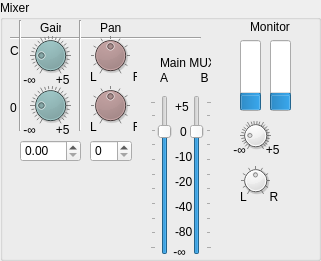
     <widget class="QGroupBox" name="Mixer">
      <property name="geometry">
       <rect>
        <x>100</x>
        <y>310</y>
        <width>321</width>
        <height>261</height>
       </rect>
      </property>
      <property name="title">
       <string>Mixer</string>
      </property>
      <widget class="QLabel" name="label_8">
       <property name="geometry">
        <rect>
         <x>40</x>
         <y>20</y>
         <width>21</width>
         <height>16</height>
        </rect>
       </property>
       <property name="text">
        <string>Gain</string>
       </property>
      </widget>
      <widget class="QLabel" name="label_9">
       <property name="geometry">
        <rect>
         <x>100</x>
         <y>20</y>
         <width>21</width>
         <height>16</height>
        </rect>
       </property>
       <property name="text">
        <string>Pan</string>
       </property>
      </widget>
      <widget class="QLabel" name="label_10">
       <property name="geometry">
        <rect>
         <x>10</x>
         <y>40</y>
         <width>16</width>
         <height>21</height>
        </rect>
       </property>
       <property name="text">
        <string>C</string>
       </property>
      </widget>
      <widget class="Line" name="line">
       <property name="geometry">
        <rect>
         <x>10</x>
         <y>30</y>
         <width>191</width>
         <height>16</height>
        </rect>
       </property>
       <property name="orientation">
        <enum>Qt::Horizontal</enum>
       </property>
      </widget>
      <widget class="Line" name="line_2">
       <property name="geometry">
        <rect>
         <x>10</x>
         <y>20</y>
         <width>20</width>
         <height>111</height>
        </rect>
       </property>
       <property name="orientation">
        <enum>Qt::Vertical</enum>
       </property>
      </widget>
      <widget class="Line" name="line_3">
       <property name="geometry">
        <rect>
         <x>70</x>
         <y>20</y>
         <width>20</width>
         <height>111</height>
        </rect>
       </property>
       <property name="orientation">
        <enum>Qt::Vertical</enum>
       </property>
      </widget>
      <widget class="QLabel" name="label_11">
       <property name="geometry">
        <rect>
         <x>10</x>
         <y>100</y>
         <width>16</width>
         <height>16</height>
        </rect>
       </property>
       <property name="text">
        <string>0</string>
       </property>
      </widget>
      <widget class="QDoubleSpinBox" name="gain_spinbox_double">
       <property name="geometry">
        <rect>
         <x>20</x>
         <y>140</y>
         <width>61</width>
         <height>22</height>
        </rect>
       </property>
      </widget>
      <widget class="QSpinBox" name="pan_spinbox">
       <property name="geometry">
        <rect>
         <x>90</x>
         <y>140</y>
         <width>42</width>
         <height>22</height>
        </rect>
       </property>
      </widget>
      <widget class="QDial" name="c_gain">
       <property name="geometry">
        <rect>
         <x>30</x>
         <y>30</y>
         <width>41</width>
         <height>51</height>
        </rect>
       </property>
       <property name="styleSheet">
        <string notr="true">background-color: #455</string>
       </property>
       <property name="maximum">
        <number>100</number>
       </property>
       <property name="value">
        <number>20</number>
       </property>
       <property name="invertedAppearance">
        <bool>false</bool>
       </property>
       <property name="invertedControls">
        <bool>false</bool>
       </property>
       <property name="notchesVisible">
        <bool>true</bool>
       </property>
      </widget>
      <widget class="QDial" name="o_gain">
       <property name="geometry">
        <rect>
         <x>30</x>
         <y>80</y>
         <width>41</width>
         <height>51</height>
        </rect>
       </property>
       <property name="styleSheet">
        <string notr="true">background-color: #455</string>
       </property>
       <property name="maximum">
        <number>100</number>
       </property>
       <property name="value">
        <number>20</number>
       </property>
       <property name="notchTarget">
        <double>3.700000000000000</double>
       </property>
       <property name="notchesVisible">
        <bool>true</bool>
       </property>
      </widget>
      <widget class="QDial" name="c_pan">
       <property name="geometry">
        <rect>
         <x>90</x>
         <y>30</y>
         <width>41</width>
         <height>51</height>
        </rect>
       </property>
       <property name="styleSheet">
        <string notr="true">background-color: #655</string>
       </property>
       <property name="maximum">
        <number>100</number>
       </property>
       <property name="value">
        <number>50</number>
       </property>
       <property name="notchTarget">
        <double>10.699999999999999</double>
       </property>
       <property name="notchesVisible">
        <bool>true</bool>
       </property>
      </widget>
      <widget class="QDial" name="o_pan">
       <property name="geometry">
        <rect>
         <x>90</x>
         <y>80</y>
         <width>41</width>
         <height>51</height>
        </rect>
       </property>
       <property name="styleSheet">
        <string notr="true">background-color: #655</string>
       </property>
       <property name="maximum">
        <number>100</number>
       </property>
       <property name="value">
        <number>50</number>
       </property>
       <property name="notchTarget">
        <double>10.699999999999999</double>
       </property>
       <property name="notchesVisible">
        <bool>true</bool>
       </property>
      </widget>
      <widget class="QLabel" name="label_12">
       <property name="geometry">
        <rect>
         <x>90</x>
         <y>70</y>
         <width>47</width>
         <height>13</height>
        </rect>
       </property>
       <property name="text">
        <string>L           R</string>
       </property>
      </widget>
      <widget class="QLabel" name="label_13">
       <property name="geometry">
        <rect>
         <x>90</x>
         <y>120</y>
         <width>47</width>
         <height>13</height>
        </rect>
       </property>
       <property name="text">
        <string>L           R</string>
       </property>
      </widget>
      <widget class="QLabel" name="label_14">
       <property name="geometry">
        <rect>
         <x>20</x>
         <y>70</y>
         <width>51</width>
         <height>20</height>
        </rect>
       </property>
       <property name="text">
        <string> -∞      +5</string>
       </property>
      </widget>
      <widget class="QLabel" name="label_15">
       <property name="geometry">
        <rect>
         <x>20</x>
         <y>120</y>
         <width>51</width>
         <height>20</height>
        </rect>
       </property>
       <property name="text">
        <string> -∞      +5</string>
       </property>
      </widget>
      <widget class="QProgressBar" name="r_audio_montor_bar">
       <property name="geometry">
        <rect>
         <x>240</x>
         <y>40</y>
         <width>21</width>
         <height>71</height>
        </rect>
       </property>
       <property name="value">
        <number>20</number>
       </property>
       <property name="textVisible">
        <bool>false</bool>
       </property>
       <property name="orientation">
        <enum>Qt::Vertical</enum>
       </property>
       <property name="invertedAppearance">
        <bool>false</bool>
       </property>
       <property name="textDirection">
        <enum>QProgressBar::TopToBottom</enum>
       </property>
      </widget>
      <widget class="QProgressBar" name="l_audio_monitor_bar">
       <property name="geometry">
        <rect>
         <x>270</x>
         <y>40</y>
         <width>21</width>
         <height>71</height>
        </rect>
       </property>
       <property name="value">
        <number>20</number>
       </property>
       <property name="orientation">
        <enum>Qt::Vertical</enum>
       </property>
      </widget>
      <widget class="QLabel" name="label_16">
       <property name="geometry">
        <rect>
         <x>250</x>
         <y>20</y>
         <width>47</width>
         <height>13</height>
        </rect>
       </property>
       <property name="text">
        <string>Monitor</string>
       </property>
      </widget>
      <widget class="QDial" name="mon_gain">
       <property name="geometry">
        <rect>
         <x>240</x>
         <y>120</y>
         <width>31</width>
         <height>31</height>
        </rect>
       </property>
       <property name="maximum">
        <number>100</number>
       </property>
       <property name="value">
        <number>20</number>
       </property>
       <property name="invertedAppearance">
        <bool>false</bool>
       </property>
       <property name="invertedControls">
        <bool>false</bool>
       </property>
       <property name="notchesVisible">
        <bool>true</bool>
       </property>
      </widget>
      <widget class="QLabel" name="label_17">
       <property name="geometry">
        <rect>
         <x>230</x>
         <y>140</y>
         <width>51</width>
         <height>20</height>
        </rect>
       </property>
       <property name="text">
        <string> -∞      +5</string>
       </property>
      </widget>
      <widget class="QDial" name="mon_pan">
       <property name="geometry">
        <rect>
         <x>240</x>
         <y>160</y>
         <width>31</width>
         <height>41</height>
        </rect>
       </property>
       <property name="maximum">
        <number>100</number>
       </property>
       <property name="value">
        <number>50</number>
       </property>
       <property name="notchTarget">
        <double>10.699999999999999</double>
       </property>
       <property name="notchesVisible">
        <bool>true</bool>
       </property>
      </widget>
      <widget class="QLabel" name="label_18">
       <property name="geometry">
        <rect>
         <x>240</x>
         <y>190</y>
         <width>47</width>
         <height>13</height>
        </rect>
       </property>
       <property name="text">
        <string>L       R</string>
       </property>
      </widget>
      <widget class="QSlider" name="RChanMux">
       <property name="geometry">
        <rect>
         <x>150</x>
         <y>95</y>
         <width>22</width>
         <height>160</height>
        </rect>
       </property>
       <property name="sliderPosition">
        <number>79</number>
       </property>
       <property name="orientation">
        <enum>Qt::Vertical</enum>
       </property>
       <property name="tickPosition">
        <enum>QSlider::TicksAbove</enum>
       </property>
       <property name="tickInterval">
        <number>0</number>
       </property>
      </widget>
      <widget class="QSlider" name="LChanMux">
       <property name="geometry">
        <rect>
         <x>190</x>
         <y>95</y>
         <width>22</width>
         <height>160</height>
        </rect>
       </property>
       <property name="sliderPosition">
        <number>79</number>
       </property>
       <property name="orientation">
        <enum>Qt::Vertical</enum>
       </property>
       <property name="tickPosition">
        <enum>QSlider::TicksBelow</enum>
       </property>
      </widget>
      <widget class="QLabel" name="label_27">
       <property name="geometry">
        <rect>
         <x>160</x>
         <y>70</y>
         <width>66</width>
         <height>16</height>
        </rect>
       </property>
       <property name="text">
        <string>A          B</string>
       </property>
      </widget>
      <widget class="QLabel" name="label_28">
       <property name="geometry">
        <rect>
         <x>160</x>
         <y>55</y>
         <width>51</width>
         <height>16</height>
        </rect>
       </property>
       <property name="text">
        <string>Main MUX</string>
       </property>
      </widget>
      <widget class="QLabel" name="label_29">
       <property name="geometry">
        <rect>
         <x>180</x>
         <y>125</y>
         <width>47</width>
         <height>13</height>
        </rect>
       </property>
       <property name="text">
        <string>0</string>
       </property>
      </widget>
      <widget class="QLabel" name="label_30">
       <property name="geometry">
        <rect>
         <x>175</x>
         <y>100</y>
         <width>47</width>
         <height>13</height>
        </rect>
       </property>
       <property name="text">
        <string>+5</string>
       </property>
      </widget>
      <widget class="QLabel" name="label_31">
       <property name="geometry">
        <rect>
         <x>170</x>
         <y>245</y>
         <width>47</width>
         <height>13</height>
        </rect>
       </property>
       <property name="text">
        <string> -∞</string>
       </property>
      </widget>
      <widget class="QLabel" name="label_32">
       <property name="geometry">
        <rect>
         <x>175</x>
         <y>150</y>
         <width>47</width>
         <height>13</height>
        </rect>
       </property>
       <property name="text">
        <string>-10</string>
       </property>
      </widget>
      <widget class="QLabel" name="label_33">
       <property name="geometry">
        <rect>
         <x>175</x>
         <y>175</y>
         <width>47</width>
         <height>13</height>
        </rect>
       </property>
       <property name="text">
        <string>-20</string>
       </property>
      </widget>
      <widget class="QLabel" name="label_34">
       <property name="geometry">
        <rect>
         <x>175</x>
         <y>200</y>
         <width>47</width>
         <height>13</height>
        </rect>
       </property>
       <property name="text">
        <string>-40</string>
       </property>
      </widget>
      <widget class="QLabel" name="label_35">
       <property name="geometry">
        <rect>
         <x>175</x>
         <y>225</y>
         <width>47</width>
         <height>13</height>
        </rect>
       </property>
       <property name="text">
        <string>-80</string>
       </property>
      </widget>
     </widget>
